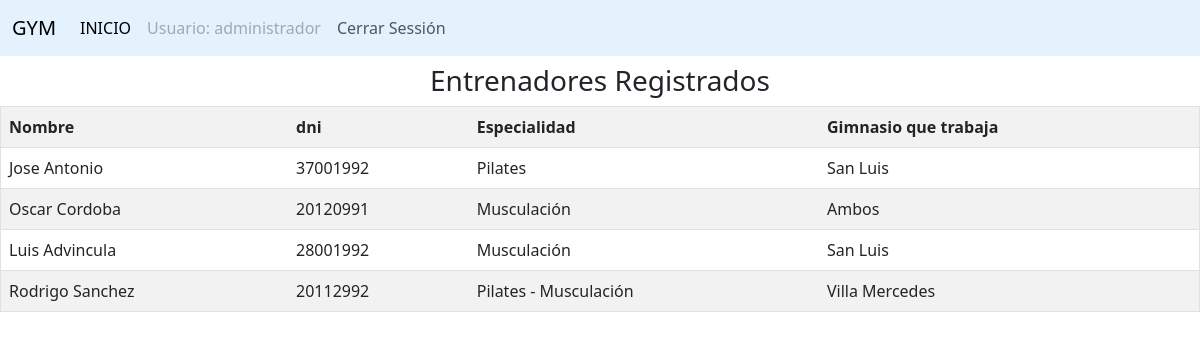
Screenshot of /gimnasio/bd/entrenadores.php (signed in) with the database file from the repository.
### tables this page shows
CREATE TABLE `entrenadores` (
  `id` int(11) NOT NULL,
  `nombre` varchar(250) NOT NULL,
  `dni` int(11) NOT NULL,
  `especialidad` varchar(250) NOT NULL,
  `gym` varchar(250) NOT NULL
);

### gimnasio/bd/entrenadores.php (the view, shortened to what this page needs)
<!DOCTYPE html>
<html lang="en">
<head>
    <link href="./../css/bootstrap.min.css" type="text/css" rel="stylesheet">
</head>
<body>
<?php
require('./../includes/header.php');
?>
<h3 class="mt-2 mb-2 text-center">Entrenadores Registrados</h3>
<table border="1" class="table table-striped">
<tr>
    <td><b>Nombre</b></td>
    <td><b>dni</b></td>
    <td><b>Especialidad</b></td>
    <td><b>Gimnasio que trabaja</b></td>
</tr>
<?php
$sql="SELECT * from entrenadores";
$result=mysqli_query($conexion,$sql);
while($mostrar=mysqli_fetch_array($result)){
?>
<tr>
    <td><?php echo $mostrar['nombre'] ?></td>
    <td><?php echo $mostrar['dni'] ?></td>
    <td><?php echo $mostrar['especialidad'] ?></td>
    <td><?php echo $mostrar['gym'] ?></td>
</tr>
<?php
}
?>
</table>
</body>
</html>

### rows the page displays
entrenadores: nombre "Jose Antonio", dni "37001992", especialidad "Pilates", gym "San Luis"
entrenadores: nombre "Oscar Cordoba", dni "20120991", especialidad "Musculación", gym "Ambos"
entrenadores: nombre "Luis Advincula", dni "28001992", especialidad "Musculación", gym "San Luis"
entrenadores: nombre "Rodrigo Sanchez", dni "20112992", especialidad "Pilates - Musculación", gym "Villa Mercedes"

### other values shown
$user "administrador"
